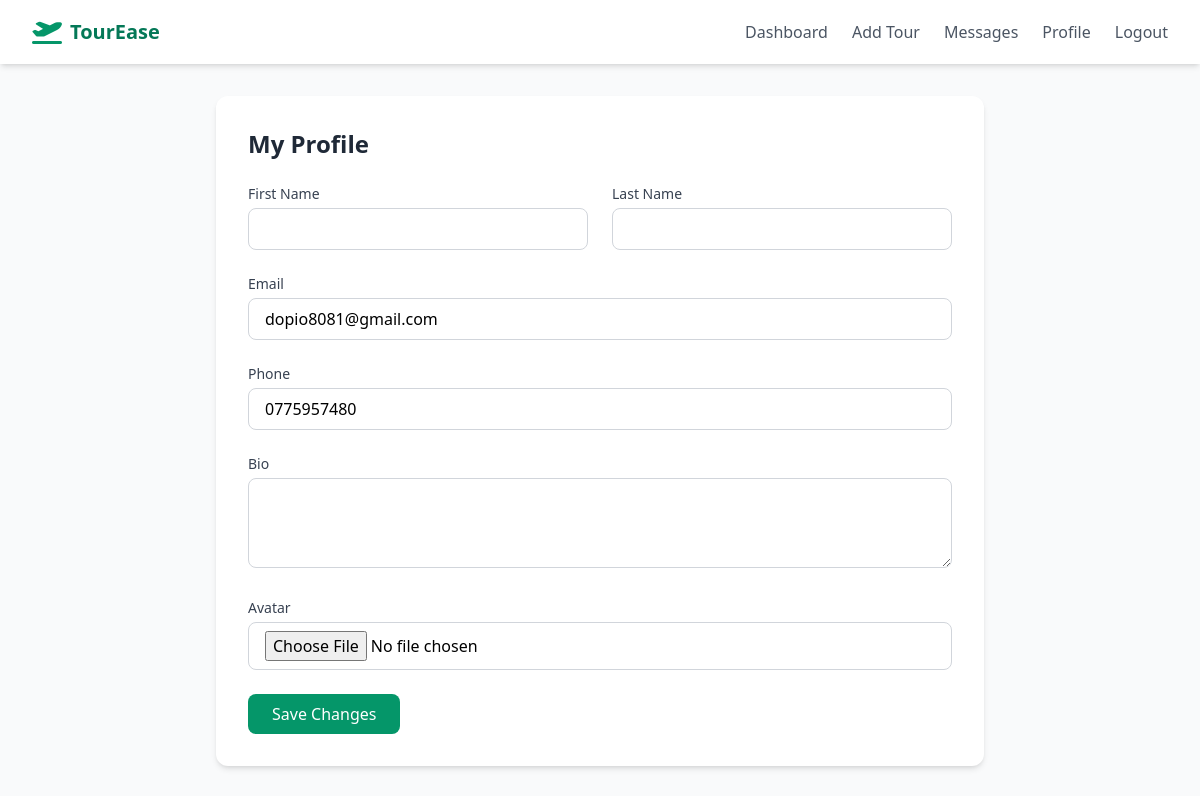
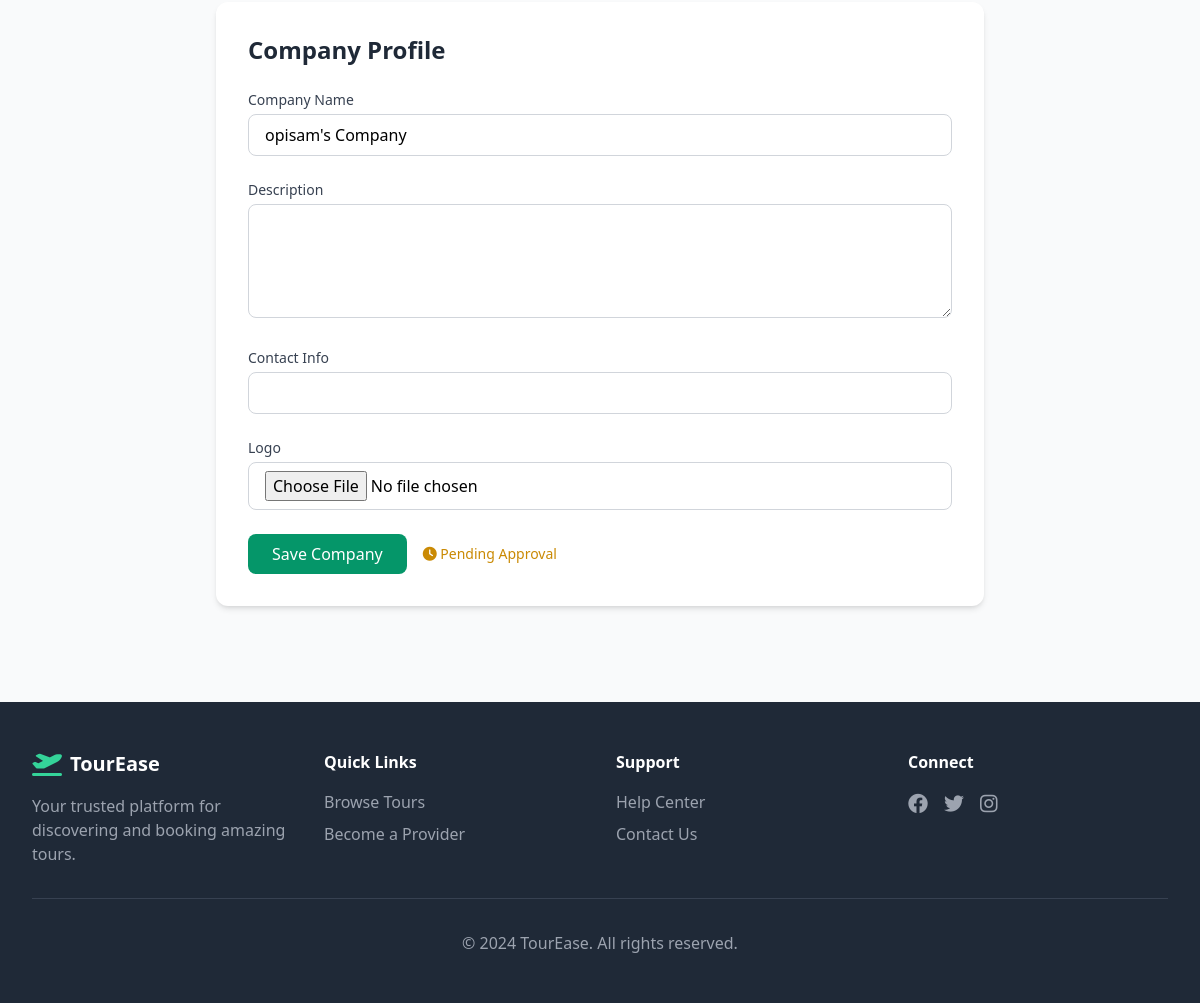
The app's page /profile/ (signed in) with its own data (2 pictures, top to bottom).
### accounts/models.py (models this page shows, shortened)
class User(AbstractUser):
    ROLE_CHOICES = [
        ('customer', 'Customer'),
        ('provider', 'Tour Provider'),
    ]
    role = models.CharField(max_length=20, choices=ROLE_CHOICES, default='customer')
    phone = models.CharField(max_length=20, blank=True)
    avatar = models.ImageField(upload_to='avatars/', blank=True, null=True)
    bio = models.TextField(blank=True)
    def is_provider(self):
        return self.role == 'provider'

class CompanyProfile(models.Model):
    user = models.OneToOneField(User, on_delete=models.CASCADE, related_name='company_profile')
    company_name = models.CharField(max_length=200)
    description = models.TextField()
    contact_info = models.CharField(max_length=200)
    logo = models.ImageField(upload_to='company_logos/', blank=True, null=True)
    is_approved = models.BooleanField(default=False)
    created_at = models.DateTimeField(auto_now_add=True)
    updated_at = models.DateTimeField(auto_now=True)

### accounts/views.py (the view)
# urls.py: path('profile/', views.profile, name='profile'),
@login_required
def profile(request):
    if request.method == 'POST':
        user_form = UserUpdateForm(request.POST, request.FILES, instance=request.user)
        if user_form.is_valid():
            user_form.save()
            messages.success(request, 'Profile updated successfully!')
            return redirect('profile')
    else:
        user_form = UserUpdateForm(instance=request.user)
    context = {
        'user_form': user_form,
    }
    if request.user.is_provider():
        try:
            company = request.user.company_profile
            if request.method == 'POST' and 'company_form' in request.POST:
                company_form = CompanyProfileForm(request.POST, request.FILES, instance=company)
                if company_form.is_valid():
                    company_form.save()
                    messages.success(request, 'Company profile updated!')
                    return redirect('profile')
            else:
                company_form = CompanyProfileForm(instance=company)
            context['company_form'] = company_form
            context['company'] = company
        except CompanyProfile.DoesNotExist:
            pass
    return render(request, 'accounts/profile.html', context)

### accounts/forms.py
class UserUpdateForm(forms.ModelForm):
    class Meta:
        model = User
        fields = ('first_name', 'last_name', 'email', 'phone', 'avatar', 'bio')
        widgets = {
            'first_name': forms.TextInput(attrs={'class': 'w-full border border-gray-300 rounded-lg px-4 py-2 focus:ring-emerald-500 focus:border-emerald-500'}),
            'last_name': forms.TextInput(attrs={'class': 'w-full border border-gray-300 rounded-lg px-4 py-2 focus:ring-emerald-500 focus:border-emerald-500'}),
            'email': forms.EmailInput(attrs={'class': 'w-full border border-gray-300 rounded-lg px-4 py-2 focus:ring-emerald-500 focus:border-emerald-500'}),
            'phone': forms.TextInput(attrs={'class': 'w-full border border-gray-300 rounded-lg px-4 py-2 focus:ring-emerald-500 focus:border-emerald-500'}),
            'avatar': forms.FileInput(attrs={'class': 'w-full border border-gray-300 rounded-lg px-4 py-2'}),
            'bio': forms.Textarea(attrs={'class': 'w-full border border-gray-300 rounded-lg px-4 py-2 focus:ring-emerald-500 focus:border-emerald-500', 'rows': 3}),
        }

class CompanyProfileForm(forms.ModelForm):
    class Meta:
        model = CompanyProfile
        fields = ('company_name', 'description', 'contact_info', 'logo')
        widgets = {
            'company_name': forms.TextInput(attrs={'class': 'w-full border border-gray-300 rounded-lg px-4 py-2 focus:ring-emerald-500 focus:border-emerald-500'}),
            'description': forms.Textarea(attrs={'class': 'w-full border border-gray-300 rounded-lg px-4 py-2 focus:ring-emerald-500 focus:border-emerald-500', 'rows': 4}),
            'contact_info': forms.TextInput(attrs={'class': 'w-full border border-gray-300 rounded-lg px-4 py-2 focus:ring-emerald-500 focus:border-emerald-500'}),
            'logo': forms.FileInput(attrs={'class': 'w-full border border-gray-300 rounded-lg px-4 py-2'}),
        }

### templates/accounts/profile.html (shortened to what this page needs)
{% extends 'base.html' %}
{% block content %}
<div class="max-w-7xl mx-auto px-4 sm:px-6 lg:px-8 py-8">
    <div class="max-w-3xl mx-auto">
        <div class="bg-white rounded-xl shadow-md p-8 mb-8">
            <h2 class="text-2xl font-bold text-gray-800 mb-6">My Profile</h2>
            <form method="POST" enctype="multipart/form-data" class="space-y-6">
                <div class="grid grid-cols-1 md:grid-cols-2 gap-6">
                    <div>
                        <label class="block text-sm font-medium text-gray-700 mb-1">First Name</label>
                        {{ user_form.first_name }}
                    </div>
                    <div>
                        <label class="block text-sm font-medium text-gray-700 mb-1">Last Name</label>
                        {{ user_form.last_name }}
                    </div>
                </div>
                <div>
                    <label class="block text-sm font-medium text-gray-700 mb-1">Email</label>
                    {{ user_form.email }}
                </div>
                <div>
                    <label class="block text-sm font-medium text-gray-700 mb-1">Phone</label>
                    {{ user_form.phone }}
                </div>
                <div>
                    <label class="block text-sm font-medium text-gray-700 mb-1">Bio</label>
                    {{ user_form.bio }}
                </div>
                <div>
                    <label class="block text-sm font-medium text-gray-700 mb-1">Avatar</label>
                    {{ user_form.avatar }}
                </div>
                <button type="submit" name="user_form" value="1" class="bg-emerald-600 text-white px-6 py-2 rounded-lg hover:bg-emerald-700 transition">Save Changes</button>
            </form>
        </div>
        {% if user.is_provider and company %}
        <div class="bg-white rounded-xl shadow-md p-8">
            <h2 class="text-2xl font-bold text-gray-800 mb-6">Company Profile</h2>
            <form method="POST" enctype="multipart/form-data" class="space-y-6">
                <div>
                    <label class="block text-sm font-medium text-gray-700 mb-1">Company Name</label>
                    {{ company_form.company_name }}
                </div>
                <div>
                    <label class="block text-sm font-medium text-gray-700 mb-1">Description</label>
                    {{ company_form.description }}
                </div>
                <div>
                    <label class="block text-sm font-medium text-gray-700 mb-1">Contact Info</label>
                    {{ company_form.contact_info }}
                </div>
                <div>
                    <label class="block text-sm font-medium text-gray-700 mb-1">Logo</label>
                    {{ company_form.logo }}
                </div>
                <div class="flex items-center gap-4">
                    <button type="submit" name="company_form" value="1" class="bg-emerald-600 text-white px-6 py-2 rounded-lg hover:bg-emerald-700 transition">Save Company</button>
                    <span class="text-sm {% if company.is_approved %}text-green-600{% else %}text-yellow-600{% endif %}">
                        {% if company.is_approved %}<i class="fas fa-check-circle"></i> Approved{% else %}<i class="fas fa-clock"></i> Pending Approval{% endif %}
                    </span>
                </div>
            </form>
        </div>
        {% endif %}
    </div>
</div>
{% endblock %}

### records on screen
User: email "dopio8081@gmail.com", phone "0775957480"
CompanyProfile: company_name "opisam's Company"
